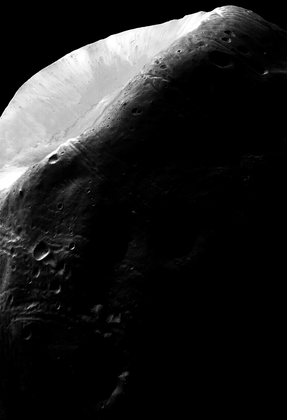
%> input picture Figure6.tif, 287 x 420 px, shrunk from 683 x 1000 before the run
$ octave part3_histo_spec_figure6.m   (GNU Octave 9; MATLAB toolbox functions it lacks are replaced by stand-ins)
%> lines starting %> are read from the running program, lines starting %| are printed output that depends on the picture
clc; clear; close all; font = 18;
I = imread("Figure6.tif");
%> I is the input picture: size 420x287 uint8; min 0, max 255, mean 31.8
figure(1);subplot(121);imshow(I);
title("Original image","fontsize",font);
[pr, r]=imhist(I);pr = pr/sum(pr);
%> after `[pr, r]=imhist(I)`: pr = 256 values, max 73275 at index 1, min 25 at index 123, mean 470.9; r = 256 values from 0 to 255
%> after `pr = pr/sum(pr)`: pr = 256 values, max 0.608 at index 1, min 0.000207 at index 123, mean 0.00391
figure(2); subplot(221); stem(r,pr);grid on;
title("Histogram (PMF) of the original image","fontsize",font);
xlabel("Intensity values","fontsize",font-5);
ylabel("Number of pixels","fontsize",font-5);
cdf = cumsum(pr); L = 256; s = (L-1).*cdf;
%> after `cdf = cumsum(pr)`: cdf = 256 values from 0.608 to 1
%> after `s = (L-1).*cdf`: s = 256 values from 155 to 255
figure(2); subplot(222); plot(r,s,"linewidth",1.7); grid on;
xlabel("r_k","fontsize",font); ylabel("s_k","fontsize",font);
title("The transformation function","fontsize",font);
I_tr= uint8(round(s(I+1)));
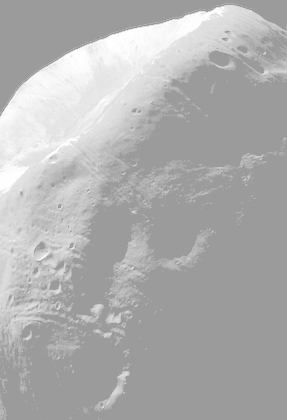
%> I_tr: size 420x287 uint8; min 155, max 254, mean 175
figure(1);subplot(122);imshow(I_tr);
title("Transformed image (through histogram equalization)",...
    "fontsize",font-3);
[pr_tr, r_tr]=imhist(I_tr);
%> pr_tr = 256 values, max 73275 at index 156, min 0 at index 1, mean 470.9; r_tr = 256 values from 0 to 255

z = [0 8 16 187 198 255];
s2 = (10^4)*[0 7 .75 0 .6 0];
zi = 0:255;
s2i = interp1(z,s2,zi,'linear');
s2i=s2i/sum(s2i);
figure(2); subplot(223);stem(zi,s2i); grid on;
xlabel("Intensity values","fontsize",font-5);
ylabel("Number of pixels","fontsize",font-5);
title("Specified histogram","fontsize",font);

cdf2 = cumsum(s2i); s22 = (L-1).*cdf2;
figure(2); subplot(224); plot(zi,s22,"linewidth",1.7); grid on;
xlabel("z_q","fontsize",font); ylabel("s_k","fontsize",font);
title("The 2nd transformation function","fontsize",font);
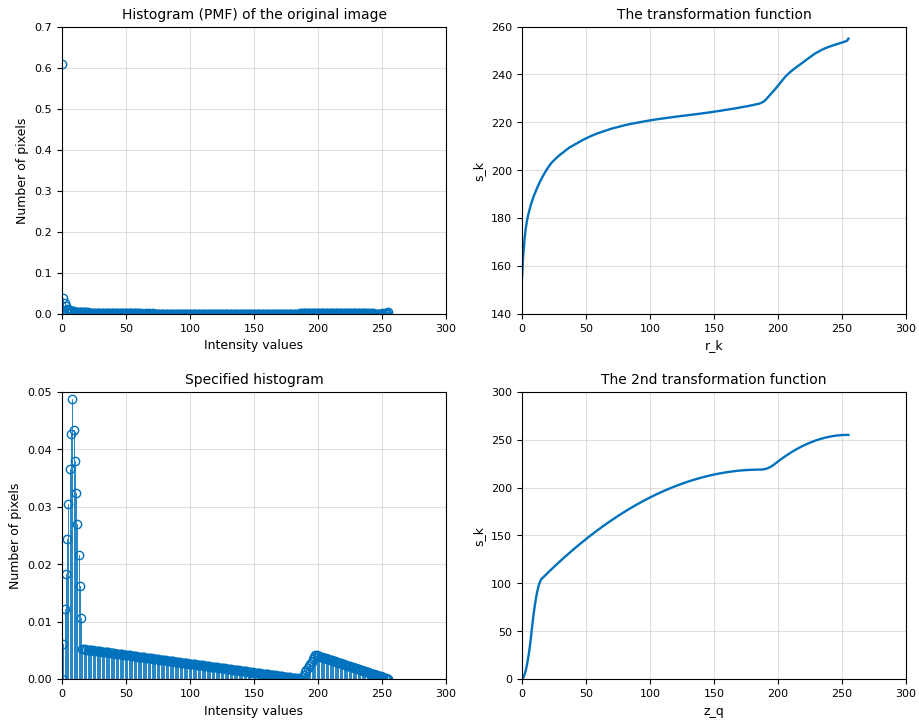
%> figure redrawn from the program's plot data, 4 panels; panel 1: highest point at x = 0, y = 0.608; panel 2: curve peaks at x = 255, y = 255; panel 3: highest point at x = 8, y = 0.0488; panel 4: curve peaks at x = 254, y = 255

figure(3);subplot(121);imshow(I);
title("Original image","fontsize",font);
Itemp = s(I+1);
siz = size(I);
%> siz = [420 287]
for i = 1:siz(1)
    for j = 1:siz(2)
        [minval, argmin] = min(abs(Itemp(i,j)-s22));
        Itr2(i,j) = uint8(zi(argmin));
    end
end
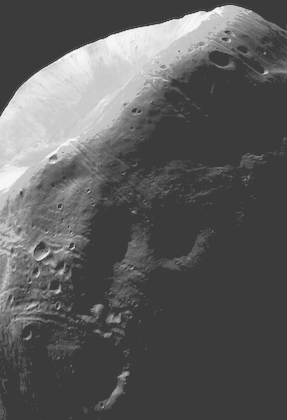
%> Itr2: size 420x287 uint8; min 59, max 245, mean 92

figure(3);subplot(122);imshow(Itr2);
title("Transformed image (through histogram specification)",...
    "fontsize",font-3);

[pr2, r2]=imhist(Itr2);pr2 = pr2/sum(pr2);
%> after `[pr2, r2]=imhist(Itr2)`: pr2 = 256 values, max 73275 at index 60, min 0 at index 1, mean 470.9; r2 = 256 values from 0 to 255
%> after `pr2 = pr2/sum(pr2)`: pr2 = 256 values, max 0.608 at index 60, min 0 at index 1, mean 0.00391
figure(4); stem(r,pr2);grid on;
title("Histogram (PMF) of the transformed image (after histogram specification)","fontsize",font-3);
xlabel("Intensity values","fontsize",font-5);
ylabel("Number of pixels","fontsize",font-5);
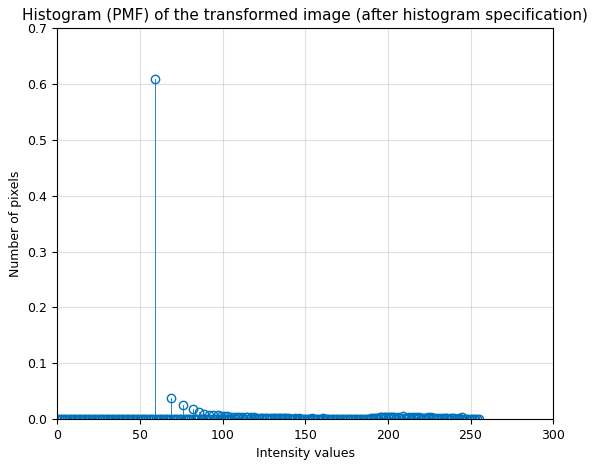
%> figure redrawn from the program's plot data; highest point at x = 59, y = 0.608

% [9 lines of commented-out code are left out]

$ run again, with Figure1.tif copied over Figure6.tif
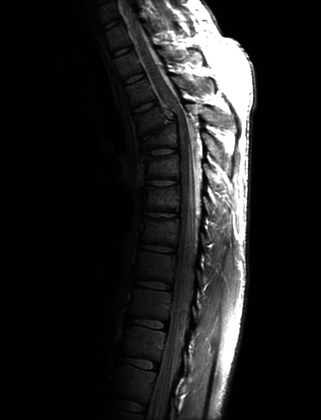
%> input picture Figure1.tif, 321 x 420 px, shrunk from 746 x 976 before the run
%> I is the input picture: size 420x321 uint8; min 0, max 255, mean 32.6
%> pr = 256 values, max 74861 at index 2, min 32 at index 229, mean 526.6; r = 256 values from 0 to 255
%> pr = 256 values, max 0.555 at index 2, min 0.000237 at index 229, mean 0.00391
%> cdf = 256 values from 0.0183 to 1
%> s = 256 values from 4.67 to 255
%> pr_tr = 256 values, max 74861 at index 147, min 0 at index 1, mean 526.6; r_tr = 256 values from 0 to 255
%> after the loop `for i = 1:siz(1)`:
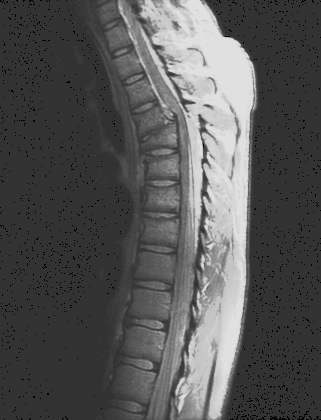
%> Itr2: size 420x321 uint8; min 2, max 224, mean 85.2
%> pr2 = 256 values, max 74861 at index 51, min 0 at index 1, mean 526.6; r2 = 256 values from 0 to 255
%> pr2 = 256 values, max 0.555 at index 51, min 0 at index 1, mean 0.00391
%> `ylabel("Number of pixels","fontsize",font-5);`:
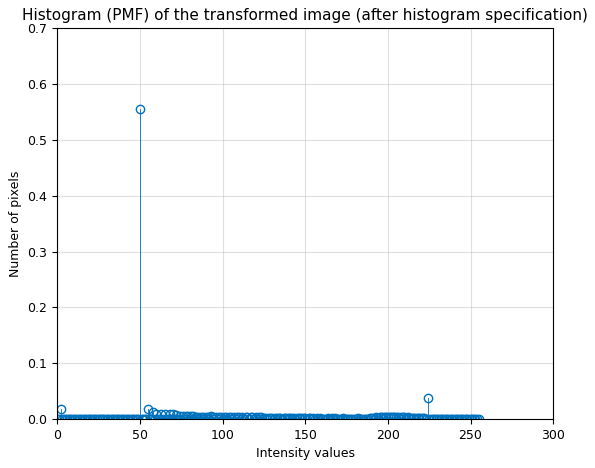
%> figure redrawn from the program's plot data; highest point at x = 50, y = 0.555

$ run again, with Figure2.tif copied over Figure6.tif
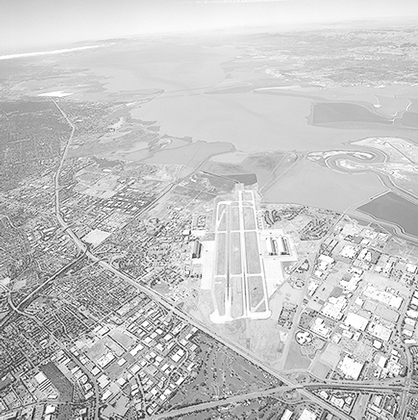
%> input picture Figure2.tif, 418 x 420 px, shrunk from 765 x 769 before the run
%> I is the input picture: size 420x418 uint8; min 5, max 255, mean 197
%> pr = 256 values, max 3659 at index 216, min 0 at index 1, mean 685.8; r = 256 values from 0 to 255
%> pr = 256 values, max 0.0208 at index 216, min 0 at index 1, mean 0.00391
%> cdf = 256 values from 0 to 1
%> s = 256 values from 0 to 255
%> pr_tr = 256 values, max 3659 at index 166, min 0 at index 41, mean 685.8; r_tr = 256 values from 0 to 255
%> after the loop `for i = 1:siz(1)`:
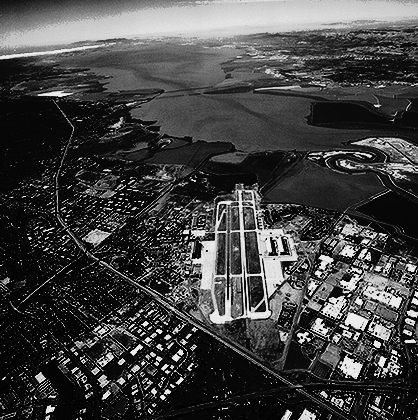
%> Itr2: size 420x418 uint8; min 0, max 236, mean 67.1
%> pr2 = 256 values, max 7979 at index 9, min 0 at index 17, mean 685.8; r2 = 256 values from 0 to 255
%> pr2 = 256 values, max 0.0454 at index 9, min 0 at index 17, mean 0.00391
%> `ylabel("Number of pixels","fontsize",font-5);`:
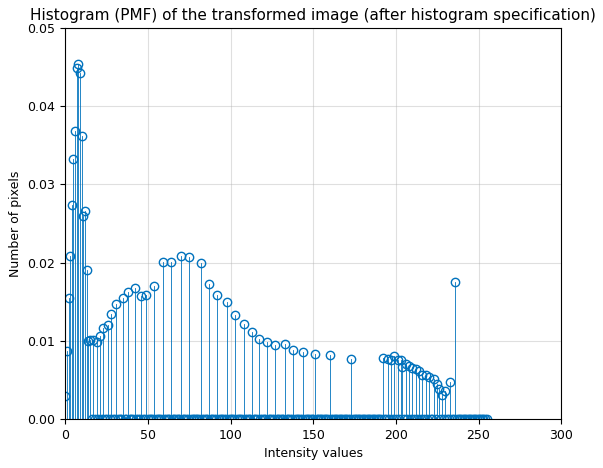
%> figure redrawn from the program's plot data; highest point at x = 8, y = 0.0454

$ run again, with Figure3.tif copied over Figure6.tif
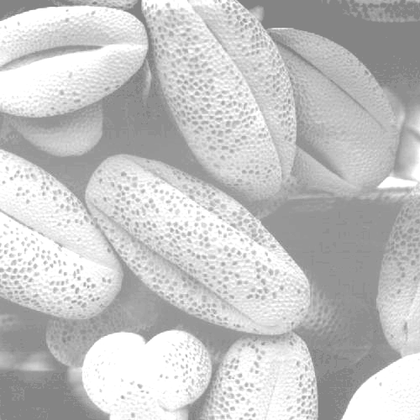
%> input picture Figure3.tif, 420 x 420 px, shrunk from 500 x 500 before the run
%> I is the input picture: size 420x420 uint8; min 125, max 255, mean 196.3
%> pr = 256 values, max 17020 at index 256, min 0 at index 1, mean 689.1; r = 256 values from 0 to 255
%> pr = 256 values, max 0.0965 at index 256, min 0 at index 1, mean 0.00391
%> cdf = 256 values from 0 to 1
%> s = 256 values from 0 to 255
%> pr_tr = 256 values, max 19307 at index 231, min 0 at index 4, mean 689.1; r_tr = 256 values from 0 to 255
%> after the loop `for i = 1:siz(1)`:
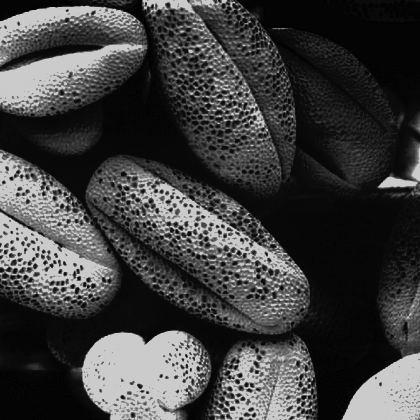
%> Itr2: size 420x420 uint8; min 0, max 203, mean 64.9
%> pr2 = 256 values, max 19307 at index 204, min 0 at index 3, mean 689.1; r2 = 256 values from 0 to 255
%> pr2 = 256 values, max 0.109 at index 204, min 0 at index 3, mean 0.00391
%> `ylabel("Number of pixels","fontsize",font-5);`:
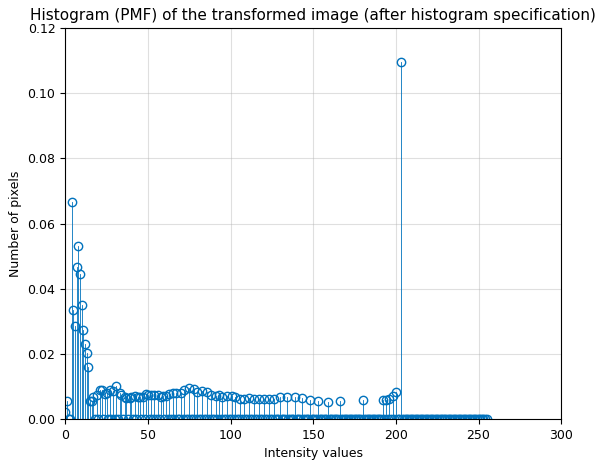
%> figure redrawn from the program's plot data; highest point at x = 203, y = 0.109
